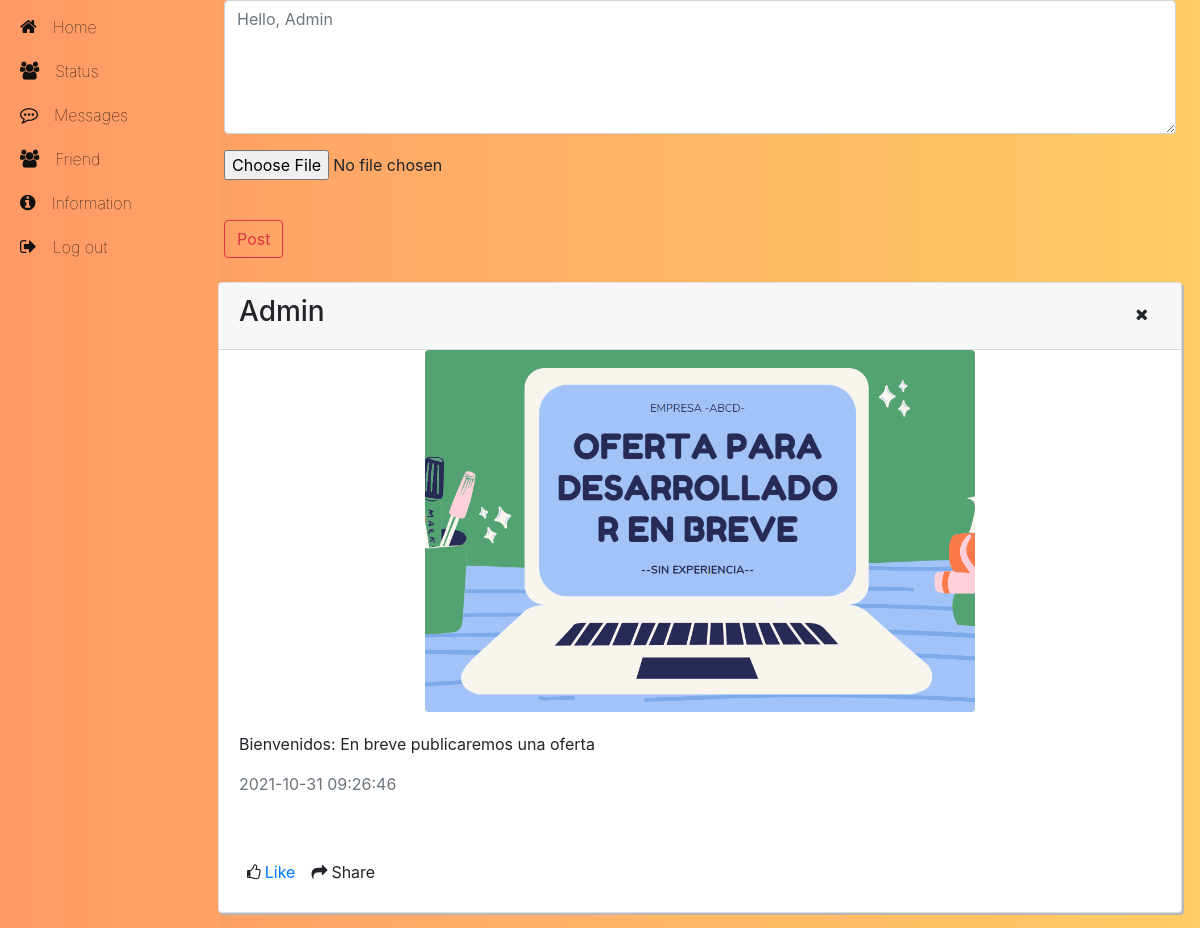
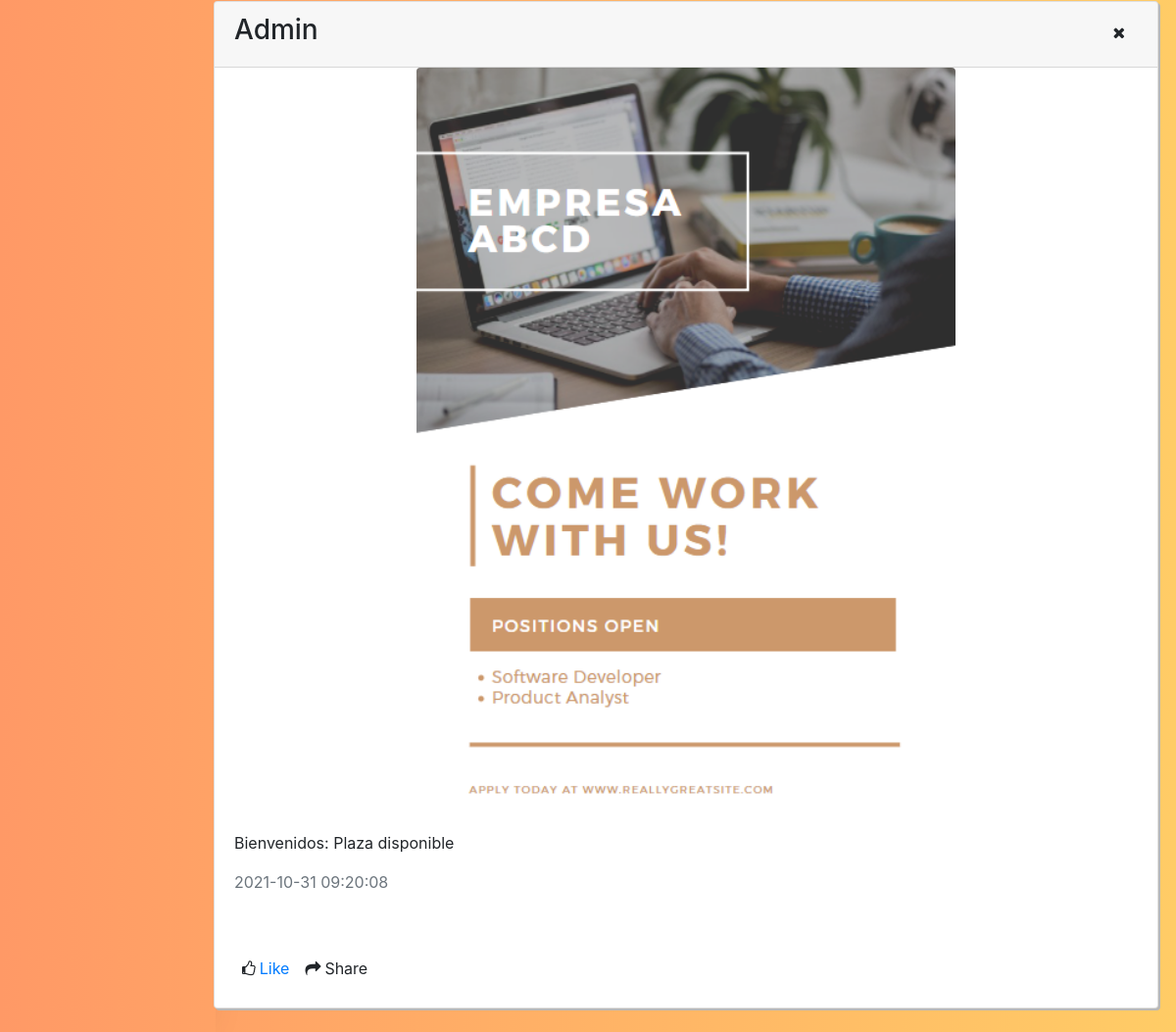
The app's page /status.php (signed in) with its own data (2 pictures, top to bottom).
### tables this page shows
CREATE TABLE `user` (
  `id` int(11) NOT NULL,
  `name` varchar(50) NOT NULL,
  `email` varchar(50) NOT NULL,
  `birthday` date NOT NULL,
  `password` varchar(255) NOT NULL,
  `phone` varchar(12) NOT NULL,
  `address` varchar(255) NOT NULL,
  `work` varchar(100) NOT NULL,
  `images` varchar(255) NOT NULL,
  `website` varchar(100) NOT NULL,
  `github` varchar(100) NOT NULL,
  `twitter` varchar(100) NOT NULL,
  `instagram` varchar(100) NOT NULL,
  `facebook` varchar(100) NOT NULL,
  `time` timestamp NOT NULL DEFAULT current_timestamp() ON UPDATE current_timestamp(),
  `user_status` int(1) NOT NULL
);

CREATE TABLE `post` (
  `id` int(11) NOT NULL,
  `id_user` int(11) NOT NULL,
  `content` longtext NOT NULL,
  `images` varchar(255) NOT NULL,
  `time` timestamp NOT NULL DEFAULT current_timestamp() ON UPDATE current_timestamp()
);

### session.php (called while the page is built, shortened)
<?php
    $email = $_SESSION['login_user'];
?>

### status.php (the view, shortened to what this page needs)
<?php
    include './session.php';
    $sql = mysqli_query( $conn ,"select * from user where email = '$email' ");
    $row = mysqli_fetch_array($sql,MYSQLI_ASSOC);
    $id = $row['id'];
?>
<!DOCTYPE html>
<html lang="en">
<head>
    <link rel="stylesheet" href="css/css.css">
    <link rel="stylesheet" href="https://cdnjs.cloudflare.com/ajax/libs/font-awesome/4.7.0/css/font-awesome.min.css">
    <link rel="stylesheet" href="https://maxcdn.bootstrapcdn.com/bootstrap/4.5.2/css/bootstrap.min.css">
</head>
<body>
    <div id="main">
        <div class="container-fluid">
            <div class="row">
                <?php include './template/menu.php'; ?>
                <main role="main" class="col-md-9 ml-sm-auto col-lg-10 px-4">
                    <div class="row">
                        <div class="col-sm-12">
                            <form action="post.php" method="post" enctype="multipart/form-data">
                                <div class="form-group">
                                    <textarea class="form-control" name="content" id="" rows="5" cols="5" placeholder="<?php echo "Hello, ".$row['name']; ?>"></textarea>
                                </div>
                                <div class="form-group">
                                    <input type="file" name="file" id="file"  onchange="loadFile(event)" >
                                </div>
                                <div class="row">
                                    <div class="col-sm-3">
                                    </div>
                                </div>
                                <button type="submit" class="btn btn-outline-danger" name="submit">Post</button>
                            </form>
                         </div>
                    </div>
                    <div class="row p-2">
                        <div class="col-sm-12 p-2">
                            <?php
                                $sql1 = "select * from post where id_user = $id  order by time desc";
                                $result = $conn->query($sql1);
                                if ($result->num_rows > 0) {
                                    while($row1 = $result->fetch_assoc()) {
                                        echo "<div class='row p-2'>";
                                            echo "<div class='card mb-6'>";
                                                echo "<div class='card-header'><h3 class='float-left'>".$row['name']."</h3> <a href='delete_status.php?id=".$row1['id']." '> <button class='btn float-right'><i class='fa fa-remove'></i></button></a></div>";
                                                echo '<img src="./images/'.$row1["images"].'" alt='.$row["name"].' width="550" class="rounded mx-auto d-block img-fluid">';
                                                echo "<div class='card-body'>";
                                                    echo "<p class='card-text'>".$row1['content']."</p>";
                                                    echo "<p class='card-text'><p class='text-muted'>".$row1['time']."</p></p>";
                                                echo"</div>";
                                                echo "<div class='card-body'>";
                                                    echo "<div class='bg-white'>";
                                                        echo "<div class='d-flex flex-row fs-12'>";
                                                        echo "<div class='like p-2 cursor'><i class='fa fa-thumbs-o-up'></i><span class='ml-1'><a href='like_post.php?id=".$row1['id']." '>Like</a></span></div>";
                                                            echo "<div class='like p-2 cursor'><i class='fa fa-share'></i><span class='ml-1'>Share</span></div>";
                                                        echo"</div>";
                                                    echo"</div>";
                                                echo"</div>";
                                            echo"</div>";
                                        echo"</div>";
                                    }
                                }
                            ?>
                        </div>
                    </div>
                </main>
            </div>
        </div>
    </div>
    </body>
</html>

### css/css.css (style rules this page uses)
* { margin: 0; padding: 0; }
body { font-family: "Hind Vadodara", -apple-system, BlinkMacSystemFont, Segoe UI, Helvetica Neue, Arial, sans-serif; margin: 0; padding: 0; background: linear-gradient(to right, #ff9966, #ffcc66); }
.card { min-width: 100% !important; box-shadow: 2px 2px #b8b8b8 !important; }

### status.php (style rules this page uses)
.like.p-2.cursor { cursor: pointer !important; }

### records on screen
user: content "Hello, Admin"
post: id_user.name "Admin", images (picture), content "Bienvenidos: En breve publicaremos una oferta", time "2021-10-31 09:26:46"
post: id_user.name "Admin", images (picture), content "Bienvenidos: Plaza disponible", time "2021-10-31 09:20:08"
